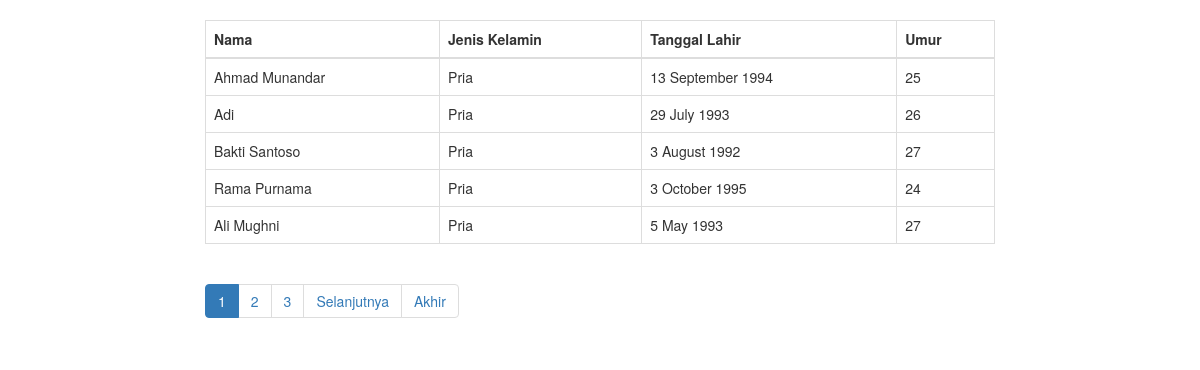
The page / on the database its author committed.
### tables this page shows
CREATE TABLE `pengguna` (
  `id` int(11) NOT NULL,
  `nama` varchar(50) NOT NULL,
  `umur` int(3) NOT NULL,
  `tanggal_lahir` datetime DEFAULT NULL,
  `jenis_kelamin` varchar(10) DEFAULT NULL
);

### index.php (called while the page is built, shortened)
<?php
require_once BASEPATH.'core/CodeIgniter.php';

### application/models/Pagination_model.php (called while the page is built)
<?php defined('BASEPATH') OR exit ('No direct script access allowed');
class Pagination_model extends CI_Model {
     public function getAll()
     {
          $this->db->select('*');
          $this->db->from('pengguna');
          $this->db->order_by('id', 'ASC');
          return $this->db->get();
     }
     public function getDataPagination($limit, $offset)
{
     $this->db->select('*');
     $this->db->from('pengguna');
     $this->db->order_by('id', 'ASC');
     $this->db->limit($limit, $offset);
     return $this->db->get();
}
}

### application/views/pagination.php (the view, shortened to what this page needs)
<!DOCTYPE html>
<html>
<head>
     <link rel="stylesheet" href="https://stackpath.bootstrapcdn.com/bootstrap/3.4.1/css/bootstrap.min.css">
</head>
<body>
     <div class="row">
          <div class="col-md-offset-2 col-md-8">
               <table class="table table-bordered" border="1" cellspacing="0" cellpadding="5">
                    <thead>
                         <tr>
                              <th>Nama</th>
                              <th>Jenis Kelamin</th>
                              <th>Tanggal Lahir</th>
                              <th>Umur</th>
                         </tr>
                    </thead>
                    <tbody>
                         <?php foreach($semua_pengguna as $pengguna): ?>
                              <tr>
                                   <td><?php echo $pengguna->nama; ?></td>
                                   <td><?php echo $pengguna->jenis_kelamin; ?></td>
                                   <td><?php echo date('j F Y', strtotime($pengguna->tanggal_lahir)); ?></td>
                                   <td><?php echo $pengguna->umur; ?></td>
                              </tr>
                         <?php endforeach; ?>
                    </tbody>
               </table>
               <nav aria-label="Page navigation">
                    <?php echo $this->pagination->create_links(); ?>
               </nav>
          </div>
     </div>
</body>
</html>

### application/controllers/Pagination.php (shortened to what this page needs)
<?php defined('BASEPATH') OR exit ('No direct script access allowed');
class Pagination extends CI_Controller {
     public function __construct()
     {
          $this->load->model('pagination_model');
     }
public function index($num = '')
{
     $perpage = 5;
     $offset = $this->uri->segment(1);
     $data['semua_pengguna'] = $this->pagination_model->getDataPagination($perpage, $offset)->result();
$config['full_tag_open'] = '<ul class="pagination">';
$config['full_tag_close'] = '</ul>';
$config['num_tag_open'] = '<li>';
$config['num_tag_close'] = '</li>';
$config['cur_tag_open'] = '<li class="active"><a href="#">';
$config['cur_tag_close'] = '</a></li>';
$config['next_tag_open'] = '<li>';
$config['next_tag_close'] = '</li>';
$config['last_tag_open'] = '<li>';
$config['last_tag_open'] = '<li>';
     $this->load->view('pagination', $data);
}
}

### application/views/pagination.php (style rules this page uses)
body { margin-top: 20px; }

### rows shown on the page
pengguna: nama "Ahmad Munandar", jenis_kelamin "Pria", tanggal_lahir "13 September 1994", umur "25"
pengguna: nama "Adi", jenis_kelamin "Pria", tanggal_lahir "29 July 1993", umur "26"
pengguna: nama "Bakti Santoso", jenis_kelamin "Pria", tanggal_lahir "3 August 1992", umur "27"
pengguna: nama "Rama Purnama", jenis_kelamin "Pria", tanggal_lahir "3 October 1995", umur "24"
pengguna: nama "Ali Mughni", jenis_kelamin "Pria", tanggal_lahir "5 May 1993", umur "27"

### other values the page prints
$this->pagination->create_links() "1 2 3 Selanjutnya Akhir"
